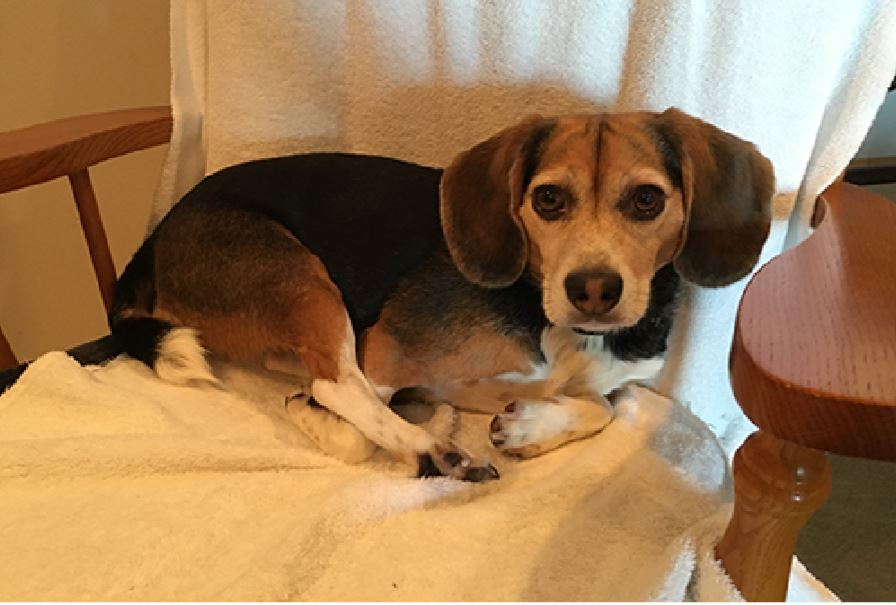
#> input picture CV/Tests/Resources/dog.JPG, 896 x 605 px
$ python proj2.py
#> lines starting #> are read from the running program, lines starting #| are printed output that depends on the picture; after the words box and inside, x2 and y2 are one past the last pixel; in counts of white or black regions, pixels touching at a corner belong together
import cv2
import numpy as np


img = cv2.imread("Resources/dog.JPG")
#> img is the input picture: shape (605, 896, 3); mean B, G, R 83.8, 121.4, 156.6
kernel = np.ones((3, 3), np.uint8)

imgGray = cv2.cvtColor(img, cv2.COLOR_BGR2GRAY)
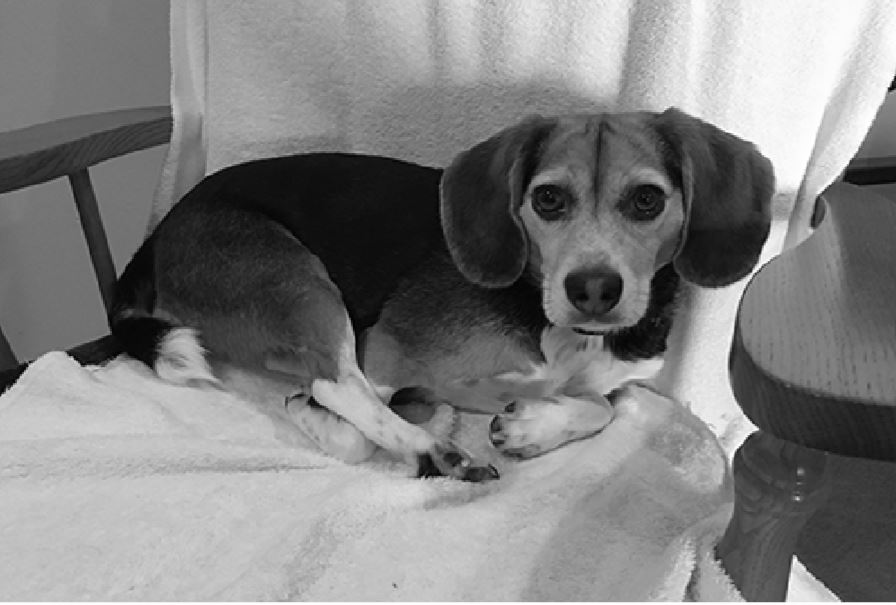
#> imgGray: shape (605, 896); min 0, max 255, mean 127.6
imgBlur = cv2.GaussianBlur(imgGray, (5, 5), 0)
imgCanny = cv2.Canny(img, 100, 100)
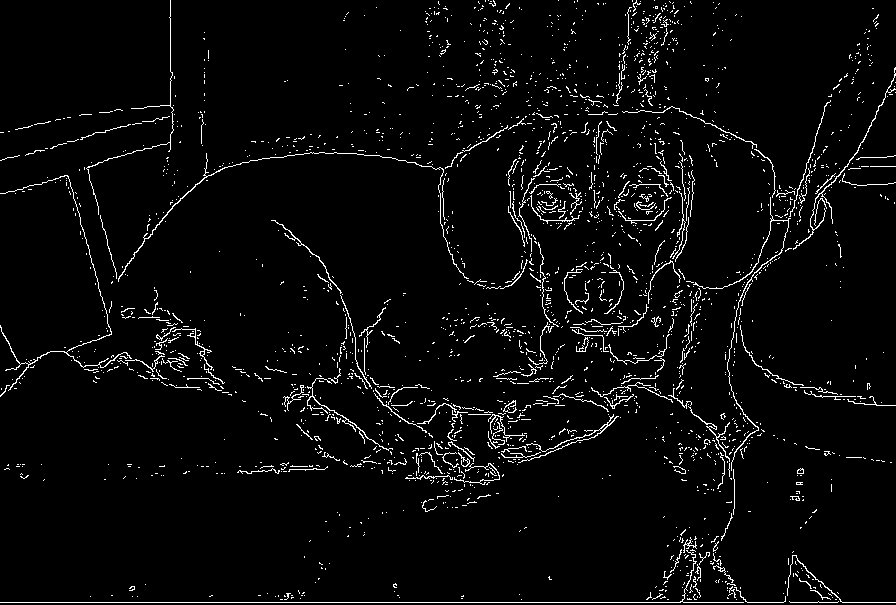
#> imgCanny: shape (605, 896); 3.8% white in thin lines or dots
imgDialation = cv2.dilate(imgCanny, kernel, iterations=1)
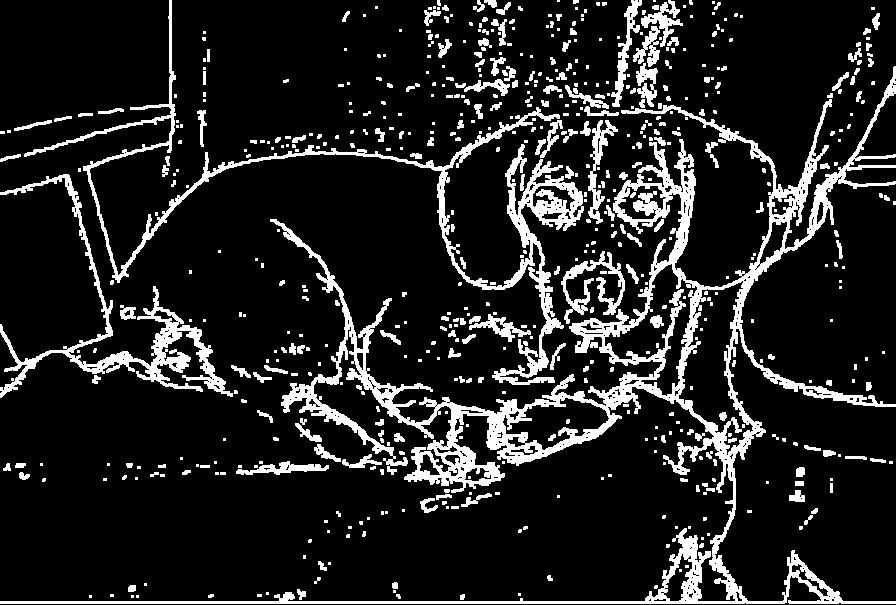
#> imgDialation: shape (605, 896); 13.6% white; 627 white regions (385 under 20 px), largest, box (x1, y1, x2, y2) and area: (0, 66, 896, 604) 35504, (24, 0, 584, 385) 10709, (0, 174, 233, 398) 5618
imgEroded = cv2.erode(imgDialation, kernel, iterations=1)
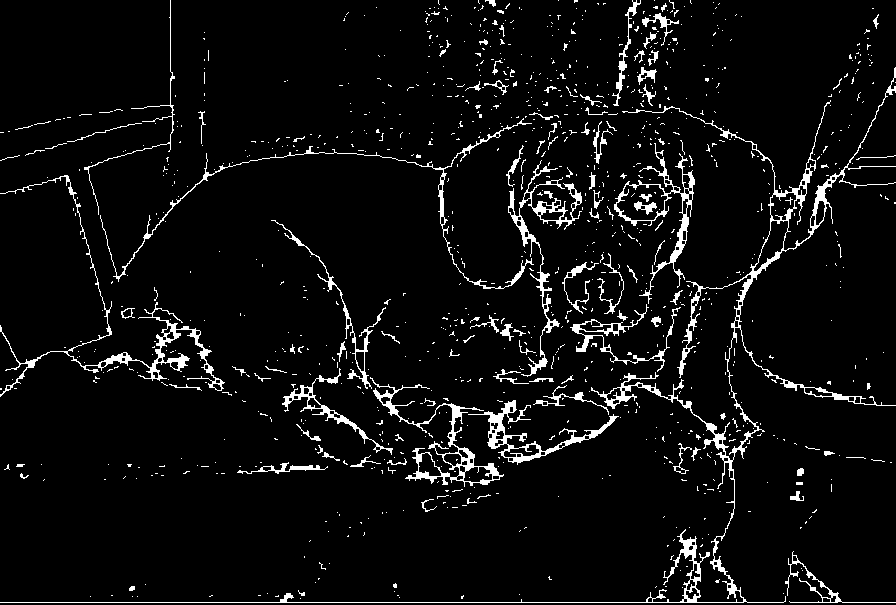
#> imgEroded: shape (605, 896); 5.5% white; 1060 white regions (954 under 20 px), largest, box (x1, y1, x2, y2) and area: (0, 67, 896, 603) 6907, (0, 175, 225, 397) 2264, (370, 377, 504, 487) 1824

cv2.imshow("Original", img)
#cv2.imshow("DogGray", imgGray)
#cv2.imshow("Blur image", imgBlur)
cv2.imshow("Canny image", imgCanny)
cv2.imshow("Dilation image", imgDialation)
cv2.imshow("Eroded image", imgEroded)
cv2.waitKey(0)
